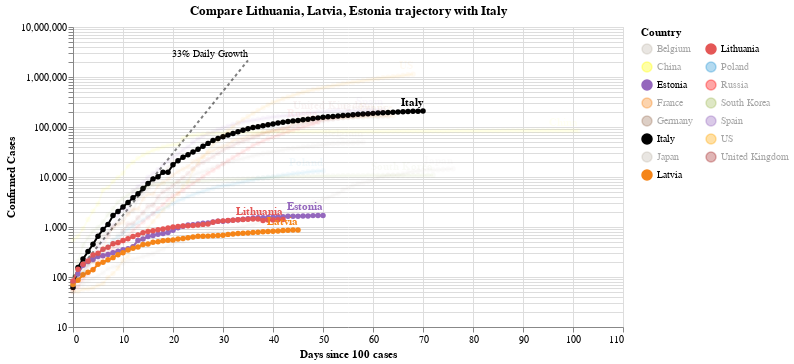

The code cell stored with this chart in its notebook:
### Code cell
#hide_input
chart3 = make_since_chart(dff2, ['Lithuania', 'Latvia', 'Estonia'], baseline_countries)
chart3

### Figure 1 — Vega-Lite specification as saved in the notebook (floating-point values rounded to 4 significant figures; data arrays with more than 128 entries replaced by an {"elided": "..."} marker saying what was removed)
{"config": {"view": {"continuousWidth": 400, "continuousHeight": 300}}, "layer": [{"mark": {"type": "line", "color": "black", "opacity": 0.5, "strokeDash": [3, 3]}, "encoding": {"x": {"type": "quantitative", "field": "Days since 100 cases"}, "y": {"type": "quantitative", "field": "Confirmed Cases"}}}, {"mark": {"type": "text", "align": "right", "dy": -6, "fontSize": 10, "text": "33% Daily Growth"}, "encoding": {"x": {"type": "quantitative", "field": "Days since 100 cases"}, "y": {"type": "quantitative", "field": "Confirmed Cases"}}, "transform": [{"filter": "(datum['Days since 100 cases'] >= 35)"}]}, {"data": {"name": "data-0f03acce6b70364f7aad184637b8b293"}, "mark": {"type": "line", "point": true}, "encoding": {"color": {"type": "nominal", "field": "Country", "legend": {"columns": 2}, "scale": {"domain": ["Belgium", "China", "Estonia", "France", "Germany", "Italy", "Japan", "Latvia", "Lithuania", "Poland", "Russia", "South Korea", "Spain", "US", "United Kingdom"], "range": ["#C1B7AD", "yellow", "#9467bd", "#F58518", "#9D755D", "black", "#C1B7AD", "#F58518", "#E45756", "#2495D3", "red", "#A1BA59", "#9467bd", "orange", "brown"]}}, "opacity": {"condition": {"value": 1, "selection": "selector002"}, "value": 0.05}, "tooltip": [{"type": "nominal", "field": "Country"}, {"type": "temporal", "field": "Date"}, {"type": "quantitative", "field": "Confirmed Cases"}, {"type": "quantitative", "field": "Days since 100 cases"}], "x": {"type": "quantitative", "field": "Days since 100 cases"}, "y": {"type": "quantitative", "field": "Confirmed Cases", "scale": {"type": "log"}}}, "selection": {"selector002": {"type": "multi", "fields": ["Country"], "bind": "legend", "init": [{"Country": "Lithuania"}, {"Country": "Latvia"}, {"Country": "Estonia"}, {"Country": "Italy"}]}}, "width": 550}, {"data": {"name": "data-0f03acce6b70364f7aad184637b8b293"}, "mark": {"type": "text", "align": "right", "dy": -8, "fontWeight": "bold"}, "encoding": {"color": {"type": "nominal", "field": "Country", "legend": {"columns": 2}, "scale": {"domain": ["Belgium", "China", "Estonia", "France", "Germany", "Italy", "Japan", "Latvia", "Lithuania", "Poland", "Russia", "South Korea", "Spain", "US", "United Kingdom"], "range": ["#C1B7AD", "yellow", "#9467bd", "#F58518", "#9D755D", "black", "#C1B7AD", "#F58518", "#E45756", "#2495D3", "red", "#A1BA59", "#9467bd", "orange", "brown"]}}, "opacity": {"condition": {"value": 1, "selection": "selector002"}, "value": 0.05}, "text": {"type": "nominal", "field": "Country"}, "tooltip": [{"type": "nominal", "field": "Country"}, {"type": "temporal", "field": "Date"}, {"type": "quantitative", "field": "Confirmed Cases"}, {"type": "quantitative", "field": "Days since 100 cases"}], "x": {"type": "quantitative", "field": "Days since 100 cases"}, "y": {"type": "quantitative", "field": "Confirmed Cases", "scale": {"type": "log"}}}, "transform": [{"filter": "(datum['Date'] >= 1588377600000)"}], "width": 550}], "data": {"name": "data-c1a3bbf4dd040f2e7e8e7a69520e3c2a"}, "title": "Compare Lithuania, Latvia, Estonia trajectory with Italy", "$schema": "https://vega.github.io/schema/vega-lite/v4.0.2.json", "datasets": {"data-c1a3bbf4dd040f2e7e8e7a69520e3c2a": [{"Days since 100 cases": 0, "Confirmed Cases": 100.0}, {"Days since 100 cases": 1, "Confirmed Cases": 133.0}, {"Days since 100 cases": 2, "Confirmed Cases": 176.9}, {"Days since 100 cases": 3, "Confirmed Cases": 235.3}, {"Days since 100 cases": 4, "Confirmed Cases": 312.9}, {"Days since 100 cases": 5, "Confirmed Cases": 416.2}, {"Days since 100 cases": 6, "Confirmed Cases": 553.5}, {"Days since 100 cases": 7, "Confirmed Cases": 736.1}, {"Days since 100 cases": 8, "Confirmed Cases": 979.1}, {"Days since 100 cases": 9, "Confirmed Cases": 1302.0}, {"Days since 100 cases": 10, "Confirmed Cases": 1732.0}, {"Days since 100 cases": 11, "Confirmed Cases": 2303.0}, {"Days since 100 cases": 12, "Confirmed Cases": 3064.0}, {"Days since 100 cases": 13, "Confirmed Cases": 4074.0}, {"Days since 100 cases": 14, "Confirmed Cases": 5419.0}, {"Days since 100 cases": 15, "Confirmed Cases": 7207.0}, {"Days since 100 cases": 16, "Confirmed Cases": 9586.0}, {"Days since 100 cases": 17, "Confirmed Cases": 12750.0}, {"Days since 100 cases": 18, "Confirmed Cases": 16960.0}, {"Days since 100 cases": 19, "Confirmed Cases": 22550.0}, {"Days since 100 cases": 20, "Confirmed Cases": 29990.0}, {"Days since 100 cases": 21, "Confirmed Cases": 39890.0}, {"Days since 100 cases": 22, "Confirmed Cases": 53060.0}, {"Days since 100 cases": 23, "Confirmed Cases": 70560.0}, {"Days since 100 cases": 24, "Confirmed Cases": 93850.0}, {"Days since 100 cases": 25, "Confirmed Cases": 124800.0}, {"Days since 100 cases": 26, "Confirmed Cases": 166000.0}, {"Days since 100 cases": 27, "Confirmed Cases": 220800.0}, {"Days since 100 cases": 28, "Confirmed Cases": 293700.0}, {"Days since 100 cases": 29, "Confirmed Cases": 390600.0}, {"Days since 100 cases": 30, "Confirmed Cases": 519500.0}, {"Days since 100 cases": 31, "Confirmed Cases": 690900.0}, {"Days since 100 cases": 32, "Confirmed Cases": 918900.0}, {"Days since 100 cases": 33, "Confirmed Cases": 1222000.0}, {"Days since 100 cases": 34, "Confirmed Cases": 1625000.0}, {"Days since 100 cases": 35, "Confirmed Cases": 2162000.0}], "data-0f03acce6b70364f7aad184637b8b293": {"elided": "945 records"}}}
